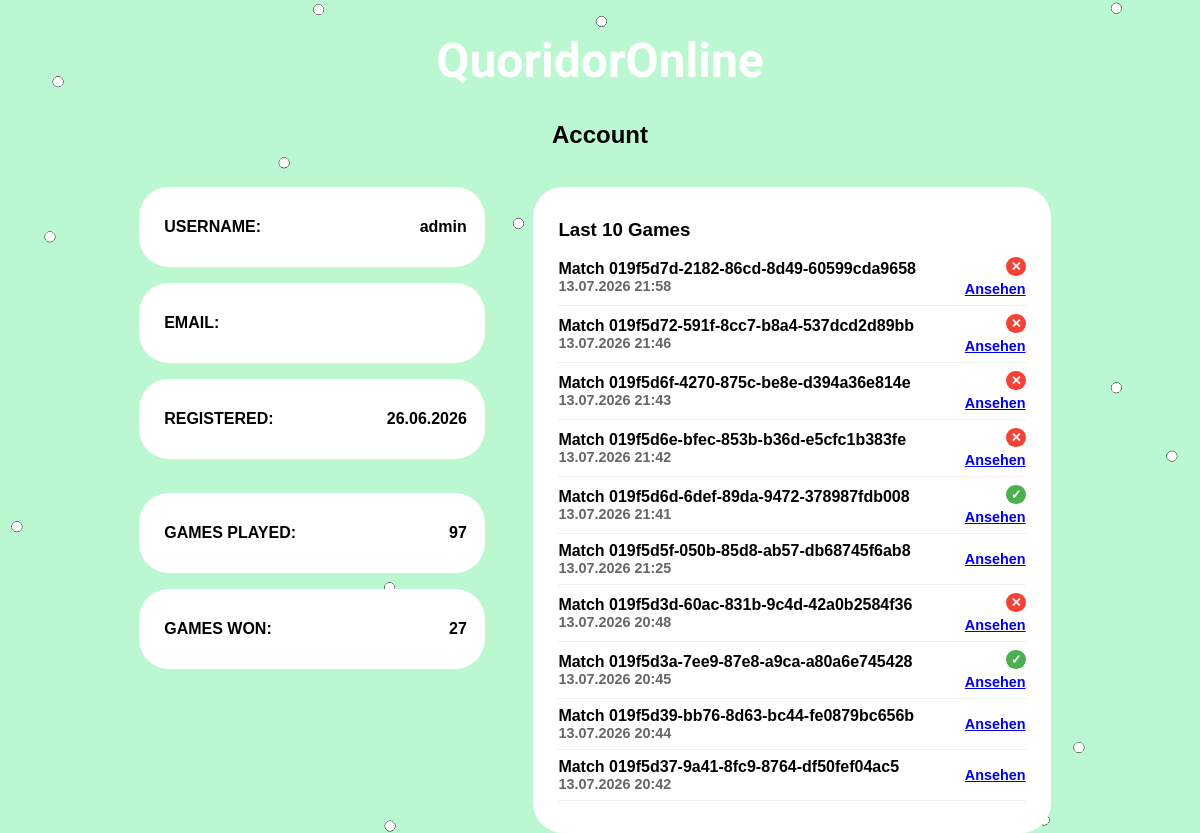
The app's page /account/ (signed in) with its own data.
### web/models.py (models this page shows, shortened)
class GameUser(AbstractUser):
    id = models.UUIDField(primary_key=True, default=uuid6.uuid8, editable=False)
    color = models.CharField(max_length=15, default=utils.get_random_color)
    is_guest = models.BooleanField(default=True)

class Lobby(models.Model):
    id = models.UUIDField(primary_key=True, default=uuid6.uuid8, editable=False)
    created_at = models.DateTimeField(auto_now_add=True)
    created_by = models.ForeignKey(GameUser, related_name='created_by', null=True, blank=True, on_delete=models.SET_NULL)
    previous_lobby = models.ForeignKey('Lobby', null=True, blank=True, on_delete=models.SET_NULL)
    owner = models.ForeignKey(GamePlayer, related_name='owner', null=True, blank=True, on_delete=models.SET_NULL)
    amount_of_walls_per_player = models.IntegerField(default=10)
    is_private = models.BooleanField(default=False)
    game = models.TextField(blank=True, null=True)
    winner = models.ForeignKey(GamePlayer, related_name='winner', null=True, blank=True, on_delete=models.SET_NULL)

### web/views.py (the view)
# urls.py: re_path(r'^account/?$', views.account, name='account'),
def account(request):
    if not request.user.is_authenticated:
        return redirect('login')
    try:
        games_played_count = models.GamePlayer.objects.filter(game_user=request.user, lobby__game__isnull=False).count()
        games_won_count = models.Lobby.objects.filter(game__isnull=False, winner__game_user=request.user).count()
    except Exception:
        games_played_count = 0
        games_won_count = 0
    recent_games = []
    try:
        games_played = models.GamePlayer.objects.filter(game_user=request.user, lobby__game__isnull=False) \
                                       .select_related('lobby').order_by('-lobby__created_at')[:10]
        for gp in games_played:
            lobby = gp.lobby
            if lobby is None:
                continue
            recent_games.append({
                'name': f"Match {lobby.id}",
                'played_at': lobby.created_at,
                'winner': lobby.winner.game_user if lobby.winner else None,
                'url': f"/game/{lobby.id}"
            })
    except Exception:
        recent_games = []
    context = {
        'user': request.user,
        'recent_games': recent_games,
        'games_played': games_played_count,
        'games_won': games_won_count
    }
    return render(request, 'account.html', context)

### web/templates/account.html (shortened to what this page needs)
{% extends "layouts/layout.html" %}
{% block body %}
{% load static %}
<link rel="stylesheet" href="{% static 'css/account.css' %}">
<div>
    <a href="/" style="text-decoration: none">
        <h1 class="font-effect-outline font-moul-white-big">QuoridorOnline</h1>
    </a>
    <h2>Account</h2>
    <br/>
    <div class="element-box-container">
        <div class="element-box-container-flex">
            <div style="flex: 2;">
                <div class="element-box" style="margin-bottom: 1rem;">
                    <div style="height: 3rem; display: flex; align-items: center;">
                        <strong style="margin-right: 0.5rem;">USERNAME:</strong>
                        <span style="font-weight:700; margin-left: auto;">{{ user.username }}</span>
                    </div>
                </div>
                <div class="element-box">
                    <div style="height: 3rem; display: flex; align-items: center;">
                        <strong style="margin-right: 0.5rem;">EMAIL:</strong>
                    </div>
                </div>
                <div class="element-box" style="margin-top: 1rem;">
                    <div style="height: 3rem; display: flex; align-items: center;">
                        <strong style="margin-right: 0.5rem;">REGISTERED:</strong>
                        <span style="font-weight:700; margin-left: auto;">{% if user.date_joined %}{{ user.date_joined|date:"d.m.Y" }}{% else %}n/a{% endif %}</span>
                    </div>
                </div>
                <br/>
                <div class="element-box" style="margin-top: 1rem;">
                    <div style="height: 3rem; display: flex; align-items: center;">
                        <strong style="margin-right: 0.5rem;">GAMES PLAYED:</strong>
                        <span style="font-weight:700; margin-left: auto;">{{ games_played }}</span>
                    </div>
                </div>
                <div class="element-box" style="margin-top: 1rem;">
                    <div style="height: 3rem; display: flex; align-items: center;">
                        <strong style="margin-right: 0.5rem;">GAMES WON:</strong>
                        <span style="font-weight:700; margin-left: auto;">{{ games_won }}</span>
                    </div>
                </div>
            </div>
            <br/>
            <br/>
            <div style="flex: 3;">
                <div class="element-box" style="min-height: 180px; display: flex; align-items: flex-start; justify-content: flex-start; padding: 2rem 1.6rem;">
                    <div style="width:100%;">
                        <h3 style="margin-top:0; margin-bottom:0.5rem;">Last 10 Games</h3>
                        {% if recent_games %}
                            <ul style="list-style:none; padding:0; margin:0;">
                                {% for g in recent_games %}
                                    <li style="padding:0.5rem 0; border-bottom: 1px solid rgba(0,0,0,0.06); display:flex; justify-content:space-between; align-items:center;">
                                        <div>
                                            <div style="font-weight:700;">{{ g.name }}</div>
                                            <div style="color:#666; font-size:0.9rem;">{% if g.played_at %}{{ g.played_at|date:"d.m.Y H:i" }}{% else %}unbekannt{% endif %}</div>
                                        </div>
                                        <div style="text-align:right; font-size:0.9rem; color:#333;">
                                            {% if g.winner == user %}
                                                <div style="display:flex; gap:0.3rem; margin-bottom:0.3rem">
                                                    <span title="Won" style="margin-left: auto; width:1.2rem; height:1.2rem; background:#4CAF50; border-radius:50%;
                                                     display:flex; align-items:center; justify-content:center; color:white; font-weight:bold; font-size:0.8rem;">✓</span>
                                                </div>
                                            {% elif g.winner and g.winner != user %}
                                                <div style="display:flex; align-items:right; gap:0.3rem; margin-bottom:0.3rem;">
                                                    <span title="Lost" style="margin-left: auto; width:1.2rem; height:1.2rem; background:#f44336; border-radius:50%;
                                                     display:flex; align-items:center; justify-content:center; color:white; font-weight:bold; font-size:0.8rem;">✕</span>
                                                </div>
                                            {% endif %}
                                            {% if g.url %}
                                                <div><a href="{{ g.url }}" >Ansehen</a></div>
                                            {% endif %}
                                        </div>
                                    </li>
                                {% endfor %}
                            </ul>
                        {% else %}
                            <div style="color:#666;">No recently played games.</div>
                        {% endif %}
                    </div>
                </div>
            </div>
        </div>
    </div>
</div>
<div style="text-align: left; margin: 0; position: fixed; top: 0px; left: 0px; z-index: -1;">
</div>
{% endblock %}

### web/templates/layouts/layout.html (shortened to what this page needs)
{% load static %}
<!DOCTYPE html>
<html lang="en">
    <head>
        <link rel="stylesheet" href="{% static 'css/notify.css' %}">
        <link rel="stylesheet" href="{% static 'css/buttons.css' %}">
        <link rel="stylesheet" href="{% static 'css/style.css' %}">
        <link rel="stylesheet" href="https://cdnjs.cloudflare.com/ajax/libs/font-awesome/4.7.0/css/font-awesome.min.css">
    </head>
    <body>
        {% block body %}
        {% endblock %}
    </body>
</html>

### web/static/css/style.css (style rules this page uses)
body { text-align: center; font-family: sans-serif; background-color: #bbf7d0; font-weight: bold; margin: 0; -webkit-tap-highlight-color: rgba(0,0,0,0); }
.font-moul-white-big { font-family: Moul; color: white; font-size: 28px }
@media screen and (min-width: 366px) { .font-moul-white-big { font-size: 36px } }
@media screen and (min-width: 768px) { .font-moul-white-big { font-size: 48px } }

### web/static/css/account.css (style rules this page uses)
.element-box-container { margin-left: 1%; margin-right: 1%; }
.element-box-container-flex { display: inline-block; }
@media screen and (min-width: 768px) { .element-box-container-flex { display: flex; } }
@media screen and (min-width: 768px) { .element-box-container { margin-left: 5%; margin-right: 5%; } }
@media screen and (min-width: 992px) { .element-box-container { margin-left: 10%; margin-right: 10%; } }
.element-box { background-color: white; margin-left: 5%; margin-right: 5%; text-align: left; border-radius: 30px; padding: 16px 18px 16px 25px; }
.element-box div { list-style: none; }

### records on screen
GameUser: username "admin", date_joined "26.06.2026", name "Match 019f5d6d-6def-89da-9472-378987fdb008", played_at "13.07.2026 21:41", name "Match 019f5d3a-7ee9-87e8-a9ca-a80a6e745428", played_at "13.07.2026 20:45"
GameUser: name "Match 019f5d7d-2182-86cd-8d49-60599cda9658", played_at "13.07.2026 21:58"
GameUser: name "Match 019f5d72-591f-8cc7-b8a4-537dcd2d89bb", played_at "13.07.2026 21:46"
GameUser: name "Match 019f5d6f-4270-875c-be8e-d394a36e814e", played_at "13.07.2026 21:43"
GameUser: name "Match 019f5d6e-bfec-853b-b36d-e5cfc1b383fe", played_at "13.07.2026 21:42"
Lobby: played_at "13.07.2026 21:25"
GameUser: name "Match 019f5d3d-60ac-831b-9c4d-42a0b2584f36", played_at "13.07.2026 20:48"
Lobby: played_at "13.07.2026 20:44"
Lobby: played_at "13.07.2026 20:42"

### other values on screen
{{ games_played }} "97"
{{ games_won }} "27"
{{ g.name }} "Match 019f5d5f-050b-85d8-ab57-db68745f6ab8" "Match 019f5d39-bb76-8d63-bc44-fe0879bc656b" "Match 019f5d37-9a41-8fc9-8764-df50fef04ac5"
